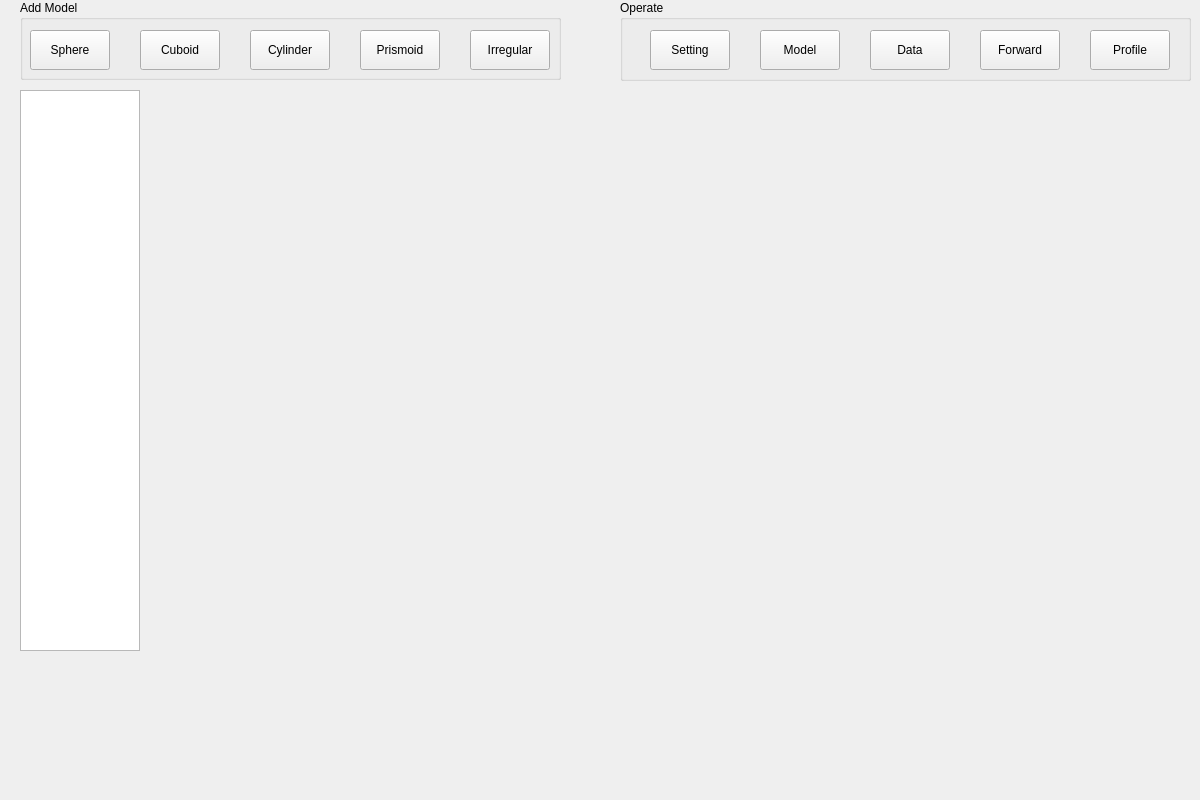
<?xml version="1.0" encoding="UTF-8"?>
<ui version="4.0">
 <class>Modeling</class>
 <widget class="QWidget" name="Modeling">
  <property name="geometry">
   <rect>
    <x>0</x>
    <y>0</y>
    <width>1200</width>
    <height>800</height>
   </rect>
  </property>
  <property name="windowTitle">
   <string>Form</string>
  </property>
  <widget class="QGroupBox" name="groupBox">
   <property name="geometry">
    <rect>
     <x>20</x>
     <y>0</y>
     <width>541</width>
     <height>80</height>
    </rect>
   </property>
   <property name="title">
    <string>Add Model</string>
   </property>
   <widget class="QPushButton" name="AddSphereBtn">
    <property name="geometry">
     <rect>
      <x>10</x>
      <y>30</y>
      <width>80</width>
      <height>40</height>
     </rect>
    </property>
    <property name="text">
     <string>Sphere</string>
    </property>
    <property name="icon">
     <iconset resource="myicon.qrc">
      <normaloff>:/icon/myicon/sphere.png</normaloff>:/icon/myicon/sphere.png</iconset>
    </property>
   </widget>
   <widget class="QPushButton" name="AddCuboidBtn">
    <property name="geometry">
     <rect>
      <x>120</x>
      <y>30</y>
      <width>80</width>
      <height>40</height>
     </rect>
    </property>
    <property name="text">
     <string>Cuboid</string>
    </property>
    <property name="icon">
     <iconset resource="myicon.qrc">
      <normaloff>:/icon/myicon/cube.png</normaloff>:/icon/myicon/cube.png</iconset>
    </property>
   </widget>
   <widget class="QPushButton" name="AddCylinderBtn">
    <property name="geometry">
     <rect>
      <x>230</x>
      <y>30</y>
      <width>80</width>
      <height>40</height>
     </rect>
    </property>
    <property name="text">
     <string>Cylinder</string>
    </property>
    <property name="icon">
     <iconset resource="myicon.qrc">
      <normaloff>:/icon/myicon/cylinder.png</normaloff>:/icon/myicon/cylinder.png</iconset>
    </property>
   </widget>
   <widget class="QPushButton" name="AddPrismBtn">
    <property name="geometry">
     <rect>
      <x>340</x>
      <y>30</y>
      <width>80</width>
      <height>40</height>
     </rect>
    </property>
    <property name="text">
     <string>Prismoid</string>
    </property>
    <property name="icon">
     <iconset resource="myicon.qrc">
      <normaloff>:/icon/myicon/prismoid.png</normaloff>:/icon/myicon/prismoid.png</iconset>
    </property>
   </widget>
   <widget class="QPushButton" name="AddIrreBtn">
    <property name="geometry">
     <rect>
      <x>450</x>
      <y>30</y>
      <width>80</width>
      <height>40</height>
     </rect>
    </property>
    <property name="text">
     <string>Irregular</string>
    </property>
    <property name="icon">
     <iconset resource="myicon.qrc">
      <normaloff>:/icon/myicon/custom.png</normaloff>:/icon/myicon/custom.png</iconset>
    </property>
   </widget>
  </widget>
  <widget class="QGroupBox" name="groupBox_2">
   <property name="geometry">
    <rect>
     <x>620</x>
     <y>0</y>
     <width>571</width>
     <height>81</height>
    </rect>
   </property>
   <property name="title">
    <string>Operate</string>
   </property>
   <widget class="QPushButton" name="FieldParamSetBtn">
    <property name="geometry">
     <rect>
      <x>30</x>
      <y>30</y>
      <width>80</width>
      <height>40</height>
     </rect>
    </property>
    <property name="text">
     <string>Setting</string>
    </property>
    <property name="icon">
     <iconset resource="myicon.qrc">
      <normaloff>:/icon/myicon/setting.png</normaloff>:/icon/myicon/setting.png</iconset>
    </property>
   </widget>
   <widget class="QPushButton" name="OutputBtn">
    <property name="geometry">
     <rect>
      <x>140</x>
      <y>30</y>
      <width>80</width>
      <height>40</height>
     </rect>
    </property>
    <property name="text">
     <string>Model</string>
    </property>
    <property name="icon">
     <iconset resource="myicon.qrc">
      <normaloff>:/icon/myicon/output.png</normaloff>:/icon/myicon/output.png</iconset>
    </property>
   </widget>
   <widget class="QPushButton" name="OutputBtn_2">
    <property name="geometry">
     <rect>
      <x>250</x>
      <y>30</y>
      <width>80</width>
      <height>40</height>
     </rect>
    </property>
    <property name="text">
     <string>Data</string>
    </property>
    <property name="icon">
     <iconset resource="myicon.qrc">
      <normaloff>:/icon/myicon/output.png</normaloff>:/icon/myicon/output.png</iconset>
    </property>
   </widget>
   <widget class="QPushButton" name="ForwardBtn">
    <property name="geometry">
     <rect>
      <x>360</x>
      <y>30</y>
      <width>80</width>
      <height>40</height>
     </rect>
    </property>
    <property name="text">
     <string>Forward</string>
    </property>
    <property name="icon">
     <iconset resource="myicon.qrc">
      <normaloff>:/icon/myicon/forward.png</normaloff>:/icon/myicon/forward.png</iconset>
    </property>
   </widget>
   <widget class="QPushButton" name="profileBtn">
    <property name="geometry">
     <rect>
      <x>470</x>
      <y>30</y>
      <width>80</width>
      <height>40</height>
     </rect>
    </property>
    <property name="text">
     <string>Profile</string>
    </property>
    <property name="icon">
     <iconset resource="myicon.qrc">
      <normaloff>:/icon/myicon/profile.png</normaloff>:/icon/myicon/profile.png</iconset>
    </property>
   </widget>
  </widget>
  <widget class="QTreeView" name="treeView">
   <property name="geometry">
    <rect>
     <x>20</x>
     <y>90</y>
     <width>120</width>
     <height>561</height>
    </rect>
   </property>
  </widget>
 </widget>
 <tabstops>
  <tabstop>FieldParamSetBtn</tabstop>
  <tabstop>OutputBtn</tabstop>
  <tabstop>AddPrismBtn</tabstop>
  <tabstop>AddIrreBtn</tabstop>
  <tabstop>AddSphereBtn</tabstop>
  <tabstop>AddCuboidBtn</tabstop>
  <tabstop>AddCylinderBtn</tabstop>
 </tabstops>
 <resources>
  <include location="myicon.qrc"/>
 </resources>
 <connections/>
</ui>
